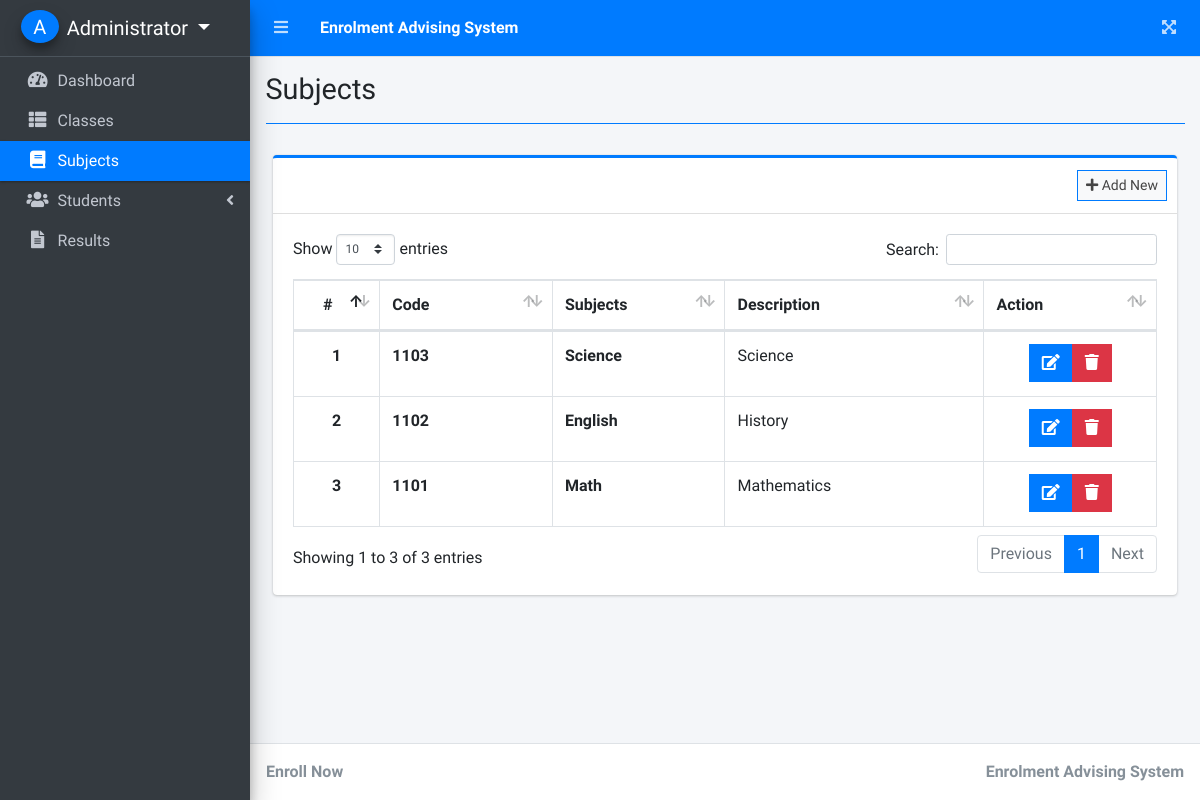
Page /index.php?page=subjects (signed in) on the committed database.
### tables this page shows
CREATE TABLE `subjects` (
  `id` int(30) NOT NULL,
  `subject_code` varchar(50) NOT NULL,
  `subject` varchar(200) NOT NULL,
  `description` text NOT NULL,
  `date_created` datetime NOT NULL DEFAULT current_timestamp()
);

### subjects.php (the view, shortened to what this page needs)
<?php include'db_connect.php' ?>
<div class="col-lg-12">
	<div class="card card-outline card-primary">
		<div class="card-header">
			<div class="card-tools">
				<a class="btn btn-block btn-sm btn-default btn-flat border-primary new_subject" href="javascript:void(0)"><i class="fa fa-plus"></i> Add New</a>
			</div>
		</div>
		<div class="card-body">
			<table class="table tabe-hover table-bordered" id="list">
				<colgroup>
					<col width="10%">
					<col width="20%">
					<col width="20%">
					<col width="30%">
					<col width="20%">
				</colgroup>
				<thead>
					<tr>
						<th class="text-center">#</th>
						<th>Code</th>
						<th>Subjects</th>
						<th>Description</th>
						<th>Action</th>
					</tr>
				</thead>
				<tbody>
					<?php
					$i = 1;
					$qry = $conn->query("SELECT * FROM subjects order by unix_timestamp(date_created) desc ");
					while($row= $qry->fetch_assoc()):
					?>
					<tr>
						<th class="text-center"><?php echo $i++ ?></th>
						<td><b><?php echo ucwords($row['subject_code']) ?></b></td>
						<td><b><?php echo ucwords($row['subject']) ?></b></td>
						<td><p class=""><?php echo $row['description'] ?></p></td>
						<td class="text-center">
		                    <div class="btn-group">
		                        <a href="javascript:void(0)" data-id='<?php echo $row['id'] ?>' class="btn btn-primary btn-flat manage_subject">
		                          <i class="fas fa-edit"></i>
		                        </a>
		                        <button type="button" class="btn btn-danger btn-flat delete_subject" data-id="<?php echo $row['id'] ?>">
		                          <i class="fas fa-trash"></i>
		                        </button>
	                      </div>
						</td>
					</tr>
				<?php endwhile; ?>
				</tbody>
			</table>
		</div>
	</div>
</div>

### rows in the picture
subjects: subject_code "1103", subject "Science", description "Science"
subjects: subject_code "1102", subject "English", description "History"
subjects: subject_code "1101", subject "Math", description "Mathematics"

### other values in the picture
$_SESSION['system']['name'] "Enrolment Advising System"
$_SESSION['login_firstname'].' '.$_SESSION['login_lastname'] "Administrator"
$title "Subjects"
